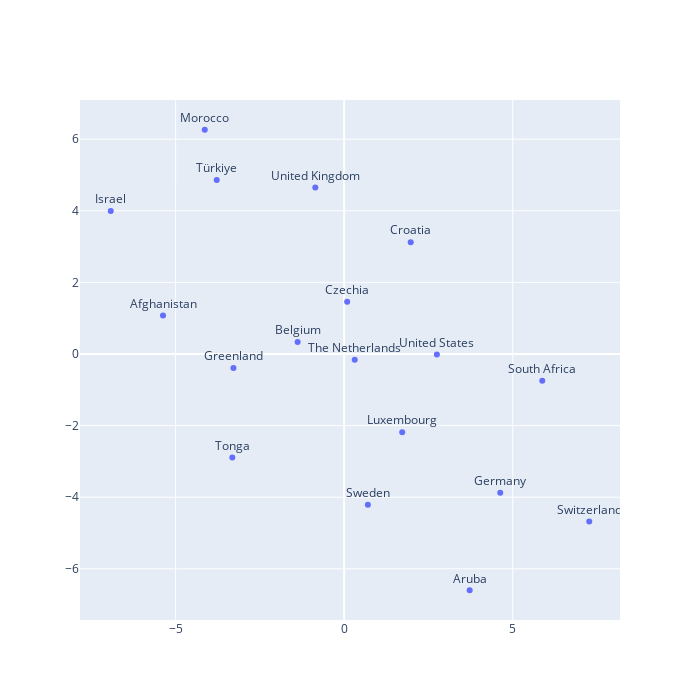

Notebook source saved alongside this figure:
### Code cell
country_themes_clusters = {}
for k, v in country_themes.items():
    country_themes_clusters[k] = [prob[1] for prob in v]
    
country_themes_clusters = pd.DataFrame(country_themes_clusters).T

# Создание экземпляра TSNE
tsne = TSNE(n_jobs=4)  # Установите n_jobs на количество доступных ядер вашего процессора

# Выполнение t-SNE преобразования
tsne_features = tsne.fit(np.array(country_themes_clusters))

# Создание объекта Scatter для визуализации
trace = go.Scatter(
    x = tsne_features[:, 0],
    y = tsne_features[:, 1],
    mode = 'markers+text',
    text = country_themes_clusters.index,
    textposition='top center'
)

# Собираем данные и макет для построения
data = [trace]
layout = go.Layout(
    autosize=False,
    width=700,
    height=700
)
fig = go.Figure(data=data, layout=layout)
iplot(fig, filename='size-margins')

### Figure 1 — Plotly figure (JSON) as saved in the notebook; plotly's stock layout.template omitted (floating-point values rounded to 4 significant figures)
{"data": [{"mode": "markers+text", "text": ["The Netherlands", "Afghanistan", "Czechia", "Morocco", "Germany", "Sweden", "Greenland", "Belgium", "Türkiye", "Tonga", "Switzerland", "Croatia", "United States", "United Kingdom", "Luxembourg", "Aruba", "South Africa", "Israel"], "textposition": "top center", "type": "scatter", "x": [0.3133, -5.374, 0.08903, -4.135, 4.63, 0.7039, -3.284, -1.38, -3.78, -3.318, 7.27, 1.974, 2.75, -0.8563, 1.722, 3.723, 5.876, -6.924], "y": [-0.1645, 1.074, 1.462, 6.263, -3.873, -4.208, -0.3883, 0.3329, 4.856, -2.892, -4.676, 3.122, -0.01688, 4.651, -2.185, -6.599, -0.7506, 3.992]}], "layout": {"autosize": false, "height": 700, "width": 700}}
